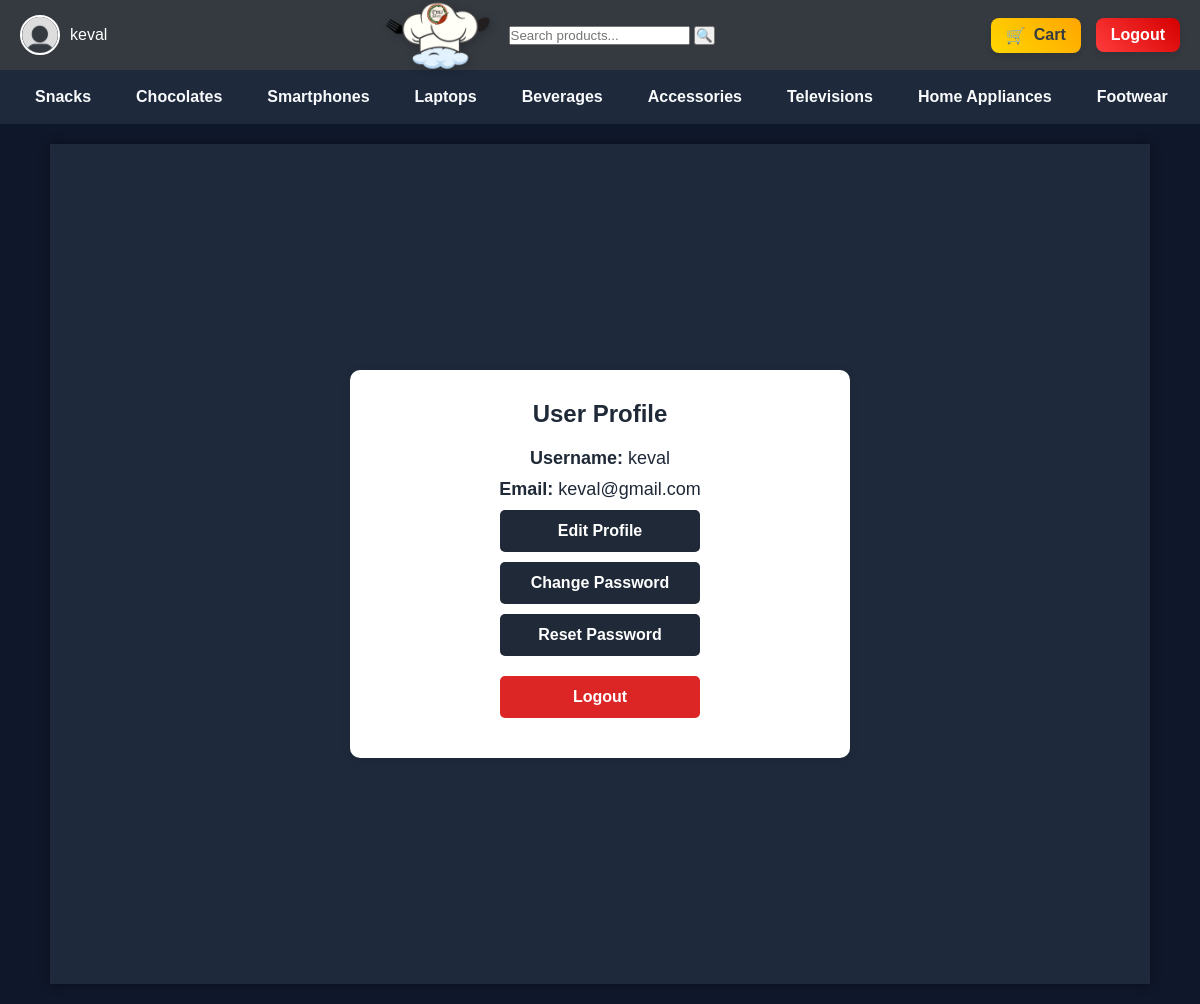
Screenshot of /profile/ (signed in) with the database file from the repository.
### store/models.py (models this page shows, shortened)
class Category(models.Model):
    name = models.CharField(max_length=255, unique=True)
    created_at = models.DateTimeField(auto_now_add=True)
    slug = models.SlugField(unique=True, blank=True)

### store/views.py (the view)
# urls.py: path('profile/', profile_view, name='profile'),
@login_required
def profile_view(request):
    return render(request, 'store/profile.html', {'user': request.user})

### store/context_processor.py (called while the page is built)
def navbar_processor(request):
    return {
        'categories': Category.objects.all(),
        'navbar_links': NavbarLink.objects.all(),
    }

### store/templates/store/profile.html (shortened to what this page needs)
{% extends 'store/base.html' %}
{% load static %}
{% block content %}
    <link rel="stylesheet" href="{% static 'css/profile.css' %}">
    <div class="profile-page">
        <div class="profile-container">
            <h2>User Profile</h2>
            <p><strong>Username:</strong> {{ user.username }}</p>
            <p><strong>Email:</strong> {{ user.email }}</p>
            <a href="{% url 'edit_profile' %}">Edit Profile</a>
            <a href="{% url 'password_change' %}">Change Password</a>
            <a href="{% url 'password_reset' %}">Reset Password</a>
            <form action="{% url 'logout' %}" method="post">
                <button type="submit">Logout</button>
            </form>
        </div>
    </div>
{% endblock %}

### store/templates/store/base.html (shortened to what this page needs)
<!DOCTYPE html>
<html lang="en">
<head>
    {% load static %}
    <link rel="stylesheet" href="{% static 'css/base.css' %}">
</head>
<body>
    <div class="store-container">
        <nav class="store-navbar">
            <div class="store-nav-left">
                {% if user.is_authenticated %}
                    <div class="store-profile">
                        <img src="{% static 'images/profile.png' %}" alt="Profile" class="store-profile-img">
                        <a href="{% url 'profile' %}" class="store-username">{{ user.username }}</a>
                    </div>
                {% endif %}
            </div>
            <div class="store-nav-center">
                <a href="{% if request.resolver_match.url_name == 'product_list' %}{% url 'dashboard' %}{% else %}{% url 'product_list' %}{% endif %}" class="store-logo-link">
                    <img src="{% static 'images/logo.png' %}" alt="Store Logo" class="store-logo-img">
                </a>
                <form method="GET" action="{% url 'search_results' %}" class="store-search-form">
                    <input type="text" name="q" placeholder="Search products..." required>
                    <button type="submit">🔍</button>
                </form>
            </div>
            <div class="store-nav-right">
                {% if user.is_authenticated %}
                    <a href="{% url 'cart' %}" class="store-cart-btn">
                        <span class="store-cart-icon">🛒</span> Cart
                    </a>
                    <form action="{% url 'logout' %}" method="post" class="store-logout-form">
                        <button type="submit" class="store-logout-btn">Logout</button>
                    </form>
                {% else %}
                    <a href="{% url 'signup' %}" class="store-auth-btn">Signup</a>
                    <a href="{% url 'login' %}" class="store-auth-btn">Login</a>
                {% endif %}
            </div>
        </nav>
        <nav class="store-secondary-navbar">
            <ul>
                {% for category in categories %}
                    <li><a href="{% url 'category_detail' category.slug %}">{{ category.name }}</a></li>
                {% endfor %}
            </ul>
        </nav>
        <div class="store-content">
            {% block content %}
            {% endblock %}
        </div>
    </div>
</body>
</html>

### store/static/css/base.css (style rules this page uses)
* { margin: 0; padding: 0; box-sizing: border-box; font-family: Arial, sans-serif; }
body { background-color: #0f172a; margin: 0; padding: 0; }
.store-container * { margin: 0 ; padding: 0; box-sizing: border-box; font-family: Arial, sans-serif; }
.store-container { background-color: #0f172a !important; }
.store-navbar { display: flex; justify-content: space-between; align-items: center; background-color: #343a40; padding: 10px 20px; color: white; height: 70px; }
.store-nav-left { display: flex; align-items: center; }
.store-profile { display: flex; align-items: center; }
.store-profile-img { width: 40px; height: 40px; border-radius: 50%; margin-right: 10px; border: 2px solid white; }
.store-username { font-size: 16px; color: white; text-decoration: none; }
.store-nav-center { display: flex; align-items: center; justify-content: center; flex-grow: 1; gap: 15px; }
.store-logo-link { display: inline-block; }
.store-logo-img { height: 110px; width: auto; max-width: 180px; object-fit: contain; filter: drop-shadow(2px 2px 4px rgba(0, 0, 0, 0.2)); }
.store-nav-right { display: flex; align-items: center; gap: 15px; }
.store-cart-btn { display: flex; align-items: center; justify-content: center; gap: 8px; background: linear-gradient(45deg, #FFD700, #FFA500); color: #343a40; font-size: 16px; font-weight: bold; padding: 8px 15px; border-radius: 8px; text-decoration: none; box-shadow: 0 4px 6px rgba(0, 0, 0, 0.1); transition: background 0.3s ease, transform 0.3s ease, box-shadow 0.3s ease; position: relative; overflow: hidden; }
.store-logout-form { display: inline-block; }
.store-logout-btn { display: flex; align-items: center; justify-content: center; gap: 8px; background: linear-gradient(45deg, #FF3B3B, #D50000); color: white; font-size: 16px; font-weight: bold; padding: 8px 15px; border-radius: 8px; text-decoration: none; box-shadow: 0 4px 6px rgba(0, 0, 0, 0.1); transition: background 0.3s ease, transform 0.3s ease, box-shadow 0.3s ease; border: none; cursor: pointer; }
.store-content { max-width: 1100px; margin: 20px auto; padding: 20px; background: #1e293b; color: #f8fafc; box-shadow: 0px 0px 10px rgba(0, 0, 0, 0.4); }
.store-secondary-navbar { background-color: #1e293b; padding: 10px 0; }
.store-secondary-navbar ul { list-style: none; display: flex; justify-content: flex-start; padding: 0; margin-left: 20px; gap: 15px; }
.store-secondary-navbar li { display: inline-block; }
.store-secondary-navbar a { display: inline-block; padding: 8px 15px; color: #f8fafc; text-decoration: none; font-size: 16px; font-weight: bold; transition: color 0.3s ease, background 0.3s ease, transform 0.3s ease; border-radius: 5px; }

### store/static/css/profile.css (style rules this page uses)
.profile-page { font-family: 'Poppins', sans-serif; padding: 20px; display: flex; justify-content: center; align-items: center; min-height: 100vh; }
.profile-container { width: 100%; max-width: 500px; background: white; color:#1F2937 ; padding: 30px; border-radius: 10px; box-shadow: 0px 2px 10px rgba(0, 0, 0, 0.1); text-align: center; }
.profile-container h2 { color: #1F2937; margin-bottom: 20px; }
.profile-container p { font-size: 18px; margin: 10px 0; }
.profile-container a, .profile-container button { display: block; background-color: #1F2937; color: white; padding: 12px 20px; border-radius: 5px; text-decoration: none; font-weight: bold; transition: background 0.3s ease-in-out; margin: 10px auto; width: 200px; text-align: center; }
.profile-container form { margin-top: 20px; }
.profile-container button { background-color: #DC2626; border: none; cursor: pointer; font-size: 16px; }

### rows the page displays
Category: name "Snacks"
Category: name "Chocolates"
Category: name "Smartphones"
Category: name "Laptops"
Category: name "Beverages"
Category: name "Accessories"
Category: name "Televisions"
Category: name "Home Appliances"
Category: name "Footwear"

### other values shown
{{ user.username }} "keval"
{{ user.email }} "keval@gmail.com"
